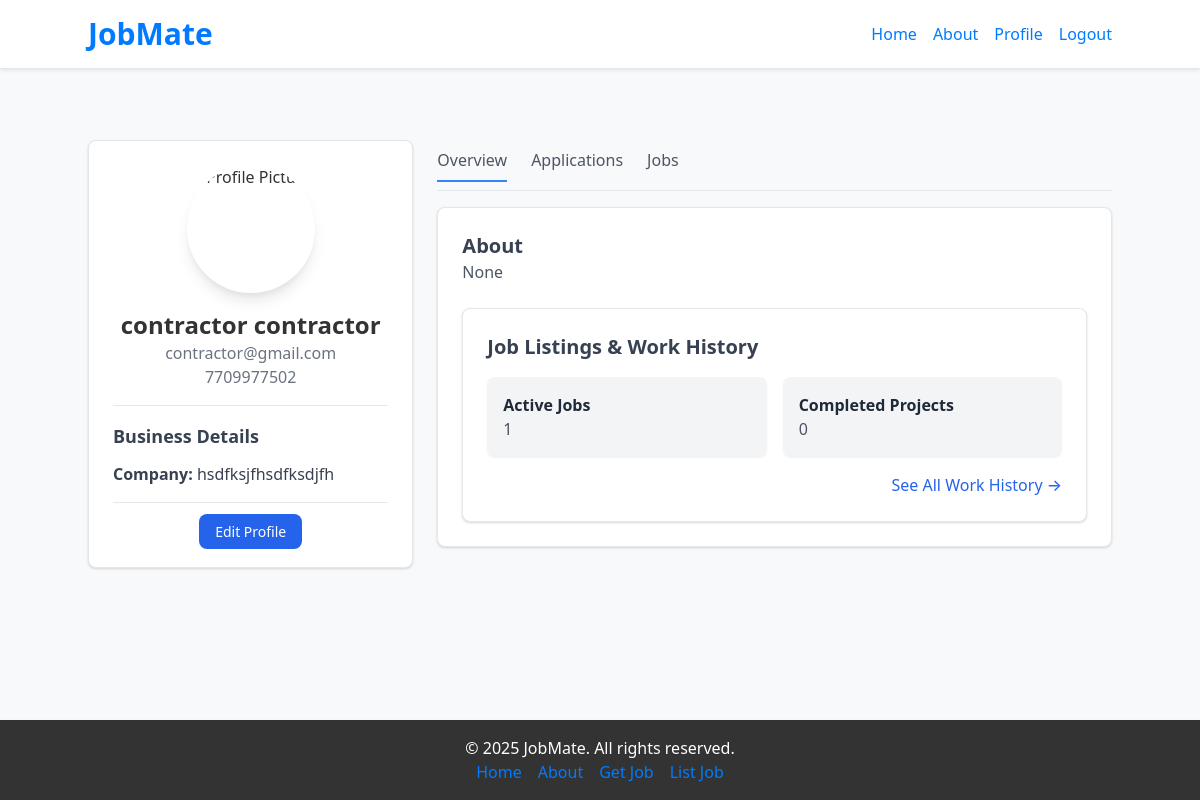
/contractor/profile/ (signed in), run on an earlier commit of the app's database.
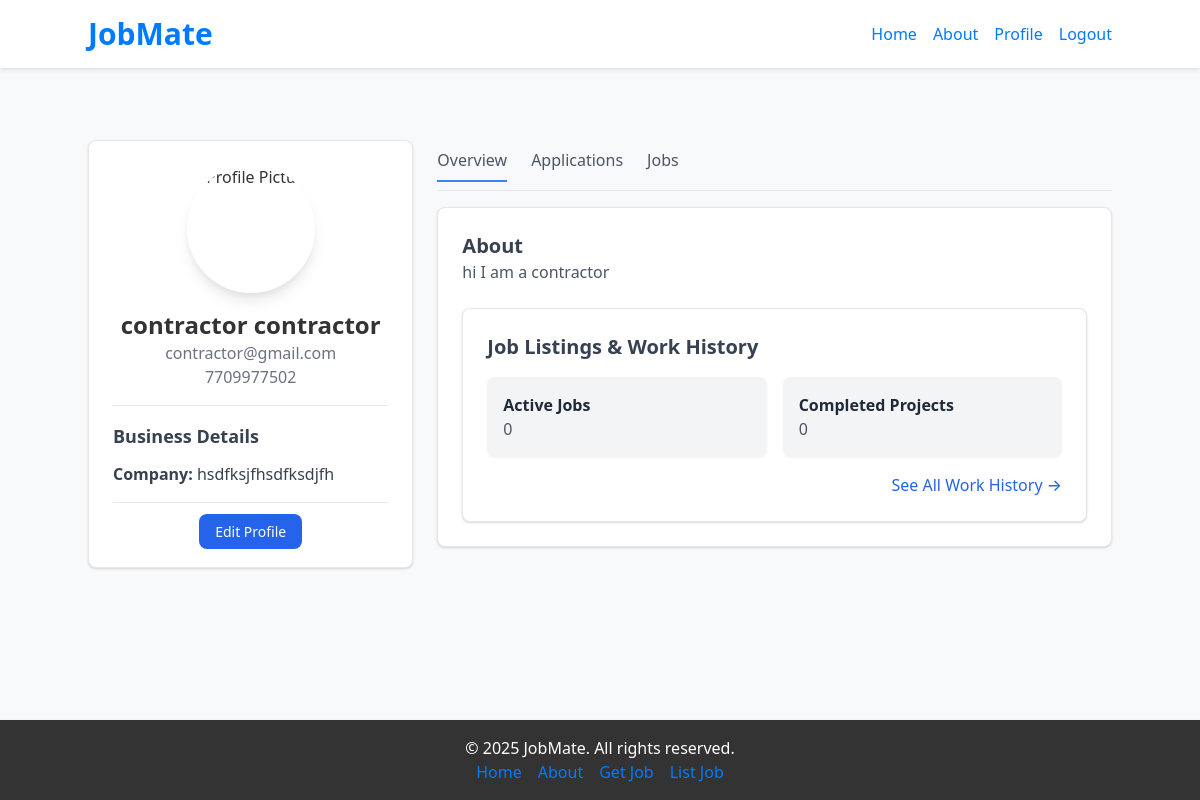
And on a later commit of the database.
### accounts/models.py (models this page shows)
class CustomUser(AbstractUser):
    ROLE_CHOICES = (
        ('worker', 'Worker'),
        ('contractor', 'Contractor'),
    )
    role = models.CharField(max_length=20, choices=ROLE_CHOICES, default='worker')
    phone = models.CharField(max_length=15, blank=True, null=True)
    address = models.TextField(blank=True, null=True)
    created_at = models.DateTimeField(auto_now_add=True)
    date_of_birth = models.DateField(blank=True, null=True)

### contractor/models.py (models this page shows, shortened)
class Contractor(models.Model):
    user = models.OneToOneField(CustomUser, on_delete=models.CASCADE, primary_key=True)
    company_name = models.CharField(max_length=255, blank=True, null=True)
    rating_avg = models.FloatField(default=0)
    about = models.TextField(blank=True, null=True)

### contractor/views.py (the view)
# urls.py: path('profile/', views.profile_contractor, name='contractor-profile'),
@login_required(login_url='/login/')
def profile_contractor(request):
    contractor = request.user.contractor
    active_jobs_count = Job.objects.filter(contractor=contractor, status='open').count()
    completed_projects_count = Job.objects.filter(contractor=contractor, status='closed').count()
    recent_applications = Application.objects.filter(
        job__contractor=contractor
    ).order_by('-applied_at')[:3]
    jobs = Job.objects.filter(contractor=contractor).order_by('-created_at')
    return render(request, 'contractor_profile.html', {
        'active_jobs_count': active_jobs_count,
        'completed_projects_count': completed_projects_count,
        'recent_applications': recent_applications,
        'jobs': jobs
    })

### contractor/templates/contractor_profile.html (shortened to what this page needs)
{% extends "base.html" %}
{% load static %}
{% block content %}
<div class="max-w-6xl mx-auto mt-8">
    <div class="grid grid-cols-1 md:grid-cols-3 gap-6">
        <div class="bg-white shadow rounded-lg p-6 border">
            <div class="text-center">
                <img src="{% static 'images/team1.jpg' %}" alt="Profile Picture" class="w-32 h-32 rounded-full mx-auto shadow-lg">
                <h2 class="text-2xl font-bold mt-4">{{ user.first_name }} {{ user.last_name }}</h2>
                <p class="text-gray-500">{{ user.email }}</p>
                <p class="text-gray-500">{{ user.phone }}</p>
            </div>
            <hr class="my-4">
            <div class="space-y-3">
                <h3 class="text-lg font-semibold text-gray-700">Business Details</h3>
                <p class="text-gray-700"><strong>Company:</strong> {{ user.contractor.company_name }}</p>
            </div>
            <hr class="my-4">
            <div class="text-center">
                <a href="{% url 'edit-profile' %}" class="bg-blue-600 text-white px-4 py-2 rounded-lg text-sm font-medium hover:bg-blue-700">Edit Profile</a>
            </div>
        </div>
        <div class="col-span-2">
            <div class="flex space-x-6 border-b pb-2 text-gray-600 font-medium">
                <a href="#overview" class="py-2 tab-link border-b-2 border-transparent hover:border-blue-500" onclick="openTab(event, 'overview')">Overview</a>
                <a href="#applications" class="py-2 tab-link border-b-2 border-transparent hover:border-blue-500" onclick="openTab(event, 'applications')">Applications</a>
                <a href="#jobs" class="py-2 tab-link border-b-2 border-transparent hover:border-blue-500" onclick="openTab(event, 'jobs')">Jobs</a>
            </div>
            <div id="overview" class="tab-content bg-white shadow rounded-lg p-6 border mt-4">
                <h3 class="text-xl font-semibold text-gray-700">About</h3>
                <p class="text-gray-600">{{ user.contractor.about }}</p>
                <div class="bg-white shadow rounded-lg p-6 border mt-6">
                    <h3 class="text-xl font-semibold text-gray-700">Job Listings & Work History</h3>
                    <div class="grid grid-cols-1 md:grid-cols-2 gap-4 mt-4">
                        <div class="bg-gray-100 p-4 rounded-lg shadow-sm">
                            <h4 class="font-semibold text-gray-800">Active Jobs</h4>
                            <p class="text-gray-600">{{ active_jobs_count }}</p>
                        </div>
                        <div class="bg-gray-100 p-4 rounded-lg shadow-sm">
                            <h4 class="font-semibold text-gray-800">Completed Projects</h4>
                            <p class="text-gray-600">{{ completed_projects_count }}</p>
                        </div>
                    </div>
                    <div class="mt-4 text-right">
                        <a href="{% url 'work-history'%}" class="text-blue-600 hover:underline font-medium">See All Work History →</a>
                    </div>
                </div>
            </div>
        </div>
    </div>
</div>
{% endblock %}

What changed in the data, as far as the page shows it:
changed CustomUser "contractor": contractor.about "None" → "hi I am a contractor"
Also different on the page:
{{ active_jobs_count }}: "1" → "0"
